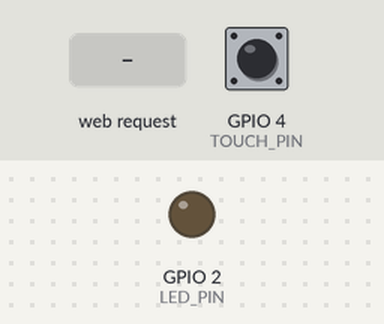
Simulated run of this sketch. Board: ESP32. On the bench: output pins drawn as LEDs (lit = HIGH). Dashed ring = blinking. Inputs (shaded band) come from the test bench; at power-on: GPIO 4 (TOUCH_PIN) HIGH. What the sketch prints to the serial monitor is not drawn.

Above: at 1.2 s.
1.3 s: HTTP request GET /arm received
At 1.54 s:
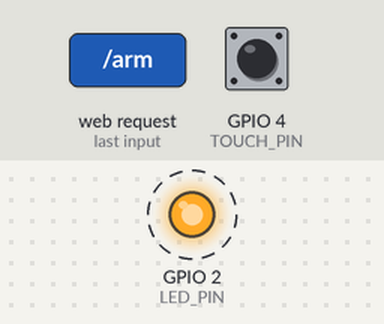
4.3 s: HTTP request GET /disarm received
Timing chart, 0 to 7.3 s (numbered marks = the images above; inputs shaded):
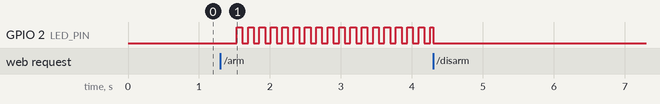

The sketch:

8.ino
```cpp
#include <WiFi.h>
#include <WebServer.h>

// ========== AP热点配置 ==========
const char* ap_ssid = "ESP32-031";
const char* ap_pass = "12345678";

// ========== 硬件参数 ==========
const int LED_PIN = 2;
const int TOUCH_PIN = 4;
const int TOUCH_THRESHOLD = 400;

WebServer server(80);
bool isArm = false;    // 布防标志
bool isAlarm = false;  // 报警标志
unsigned long lastFlash = 0;
const unsigned long flashGap = 80;

// 生成网页页面
String getHtmlPage() {
  String html = R"rawliteral(
<!DOCTYPE html>
<html lang="zh-CN">
<head>
<meta charset="UTF-8">
<meta name="viewport" content="width=device-width, initial-scale=1.0">
<title>触摸安防系统</title>
<style>
body {font-family:Arial; text-align:center; margin-top:70px;}
h1 {font-size:30px; color:#222;}
.state-arm {font-size:26px; margin:25px 0;}
.state-alarm {font-size:32px; font-weight:bold; margin:30px 0;}
button {font-size:22px; width:260px; padding:14px; margin:12px; border:none; border-radius:6px; cursor:pointer;}
.btn-arm {background:#009473; color:white;}
.btn-disarm {background:#d63031; color:white;}
</style>
</head>
<body>
<h1>ESP32触摸安防控制系统</h1>
<div class="state-arm">布防状态：<span id="armText"></span></div>
<div class="state-alarm" id="alarmText"></div>
<br>
<button class="btn-arm" onclick="goArm()">一键布防</button>
<br>
<button class="btn-disarm" onclick="goDisarm()">一键撤防</button>

<script>
// 定时刷新状态，无刷新更新页面文字
function refreshStatus(){
  fetch("/status")
  .then(res=>res.json())
  .then(data=>{
    document.getElementById("armText").innerText = data.armTxt;
    document.getElementById("armText").style.color = data.armColor;
    document.getElementById("alarmText").innerText = data.alarmTxt;
    document.getElementById("alarmText").style.color = data.alarmColor;
  })
}
// 布防跳转
function goArm(){
  fetch("/arm").then(()=>refreshStatus());
}
// 撤防跳转
function goDisarm(){
  fetch("/disarm").then(()=>refreshStatus());
}
setInterval(refreshStatus, 500);
window.onload = refreshStatus;
</script>
</body>
</html>
)rawliteral";
  return html;
}

// 主页路由
void handleRoot() {
  server.send(200, "text/html; charset=utf-8", getHtmlPage());
}

// 获取系统实时状态接口（返回JSON）
void handleStatus() {
  String armTxt, armColor, alarmTxt, alarmColor;
  if(isArm){
    armTxt = "已布防（警戒开启）";
    armColor = "#009473";
    if(isAlarm){
      alarmTxt = "⚠️ 触摸触发报警！";
      alarmColor = "#d63031";
    }else{
      alarmTxt = "正常，无触摸触发";
      alarmColor = "#333333";
    }
  }else{
    armTxt = "未布防（警戒关闭）";
    armColor = "#d63031";
    alarmTxt = "系统未开启布防";
    alarmColor = "#666666";
  }
  String jsonData = "{\"armTxt\":\""+armTxt+"\",\"armColor\":\""+armColor+"\",\"alarmTxt\":\""+alarmTxt+"\",\"alarmColor\":\""+alarmColor+"\"}";
  server.send(200, "application/json", jsonData);
}

// 布防接口
void handleArm() {
  isArm = true;
  isAlarm = false;
  digitalWrite(LED_PIN, LOW);
  server.send(200);
}

// 撤防接口
void handleDisarm() {
  isArm = false;
  isAlarm = false;
  digitalWrite(LED_PIN, LOW);
  server.send(200);
}

void setup() {
  Serial.begin(115200);
  pinMode(LED_PIN, OUTPUT);
  digitalWrite(LED_PIN, LOW);

  // 【热点创建逻辑完全复制你调光代码写法，无改动】
  WiFi.mode(WIFI_AP);
  WiFi.softAP(ap_ssid, ap_pass);
  Serial.println("===== 安防系统热点启动 =====");
  Serial.print("热点名称："); Serial.println(ap_ssid);
  Serial.print("访问地址：http://"); Serial.println(WiFi.softAPIP());

  // 绑定网页路由
  server.on("/", handleRoot);
  server.on("/status", handleStatus);
  server.on("/arm", handleArm);
  server.on("/disarm", handleDisarm);
  server.begin();
}

void loop() {
  server.handleClient();
  unsigned long nowTime = millis();
  int touchValue = touchRead(TOUCH_PIN);

  // 仅布防状态下检测触摸报警
  if(isArm && !isAlarm){
    if(touchValue < TOUCH_THRESHOLD){
      delay(150);
      if(touchRead(TOUCH_PIN) < TOUCH_THRESHOLD){
        isAlarm = true;
        Serial.println("触摸触发报警！");
      }
    }
  }

  // 报警时LED闪烁
  if(isAlarm){
    if(nowTime - lastFlash >= flashGap){
      digitalWrite(LED_PIN, !digitalRead(LED_PIN));
      lastFlash = nowTime;
    }
  }else{
    digitalWrite(LED_PIN, LOW);
  }
}
```

Measured:
- after the input at 1.3 s, GPIO 2 (LED_PIN): alternates HIGH for 0.08 s and LOW for 0.08 s, starting after 0.23 s
